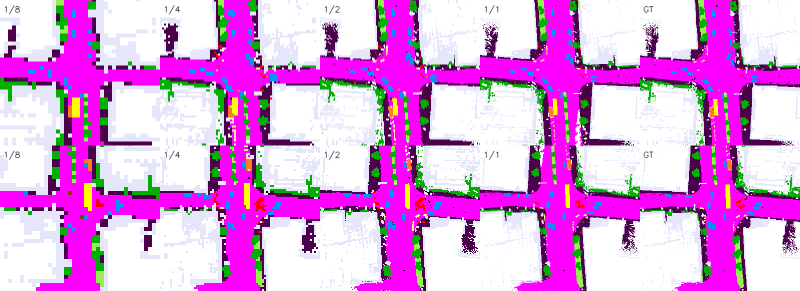
#> input picture docs/paper/ICLR2027/Fig3-recursive.png, 1600 x 582 px, given in place of teaser.png, which was not available (shown at 1/2 size)
$ python draw_roadocc_framework.py
#> lines starting #> are read from the running program, lines starting #| are printed output that depends on the picture; pictures that were not available may be replaced by others from this repository, and a replacement may not be noted
#!/usr/bin/env python3
"""Draw the code-backed RoadOcc framework as an editable SVG.

The diagram is intentionally generated from repository facts rather than from
an image prompt.  Existing diagnostic panels are embedded as small execution
traces while labels, modules, arrows, and route semantics remain vector-native.
"""

from __future__ import annotations

import argparse
import base64
import html
import io
import json
import subprocess
import tempfile
from pathlib import Path

from PIL import Image


CANVAS_W = 1800
CANVAS_H = 525

INK = "#1F2937"
MUTED = "#5F6B7A"
LINE = "#A8B3C2"
LIGHT_LINE = "#D7DEE8"
PANEL_BG = "#FFFFFF"
PAGE_BG = "#FFFFFF"

NEUTRAL = "#64748B"
NEUTRAL_FILL = "#F3F6F9"
ENCODER = "#6E628F"
ENCODER_FILL = "#F3F0F8"
DCA = "#2F6F9F"
DCA_FILL = "#EAF3F9"
VVE = "#C7781C"
VVE_FILL = "#FFF3E3"
PERSIST = "#2D7DD2"
PERSIST_FILL = "#EAF3FC"
TRANSPORT = "#E99214"
TRANSPORT_FILL = "#FFF2DD"
REFRESH = "#2EAD65"
REFRESH_FILL = "#E9F8F0"
VDSF = "#27887A"
VDSF_FILL = "#E9F7F4"


def esc(value: str) -> str:
    return html.escape(value, quote=True)


# [5 lines left out: function png_data_uri, not called in this run]


def run_checked(command: list[str]) -> None:
    subprocess.run(command, check=True)
#> (this line was passed over: subprocess is not available in this run)


def load_existing_traces(paper_dir: Path) -> dict[str, Image.Image]:
    """Load camera and model traces without altering their semantic content."""
    with tempfile.TemporaryDirectory(prefix="roadocc-framework-") as tmp:
        tmp_dir = Path(tmp)
        teaser_prefix = tmp_dir / "teaser"
        run_checked([
            "pdftoppm", "-png", "-r", "300", "-singlefile",
            str(paper_dir / "Fig0-ptrteaser.pdf"), str(teaser_prefix)
        ])
        teaser = Image.open(teaser_prefix.with_suffix(".png")).convert("RGB")
#> teaser is the input picture: PIL image 1600x582 RGB; mean R, G, B 219.8, 157.7, 222.5
        width, height = teaser.size
#> width = 1600; height = 582
        # Panel (a) is the upper-left third of the validated teaser.  Exclude
        # the panel title because the framework supplies its own vector label.
        cameras = teaser.crop((0, int(0.055 * height),
                               int(0.333 * width), int(0.49 * height)))
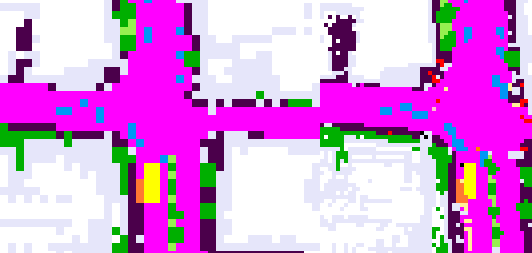
#> cameras: PIL image 532x253 RGB; mean R, G, B 213.9, 145.8, 218.5
        camera_fov = teaser.crop((int(0.333 * width), int(0.055 * height),
                                  int(0.666 * width), int(0.49 * height)))
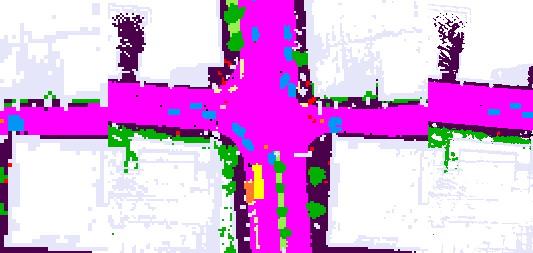
#> camera_fov: PIL image 533x253 RGB; mean R, G, B 220.9, 169.8, 225.7

        panel_prefix = tmp_dir / "trace"
        execution_trace = paper_dir / "figures" / "roadocc_core_mechanism.pdf"
        run_checked([
            "pdfimages", "-png", str(execution_trace), str(panel_prefix)
        ])
        panels = []
        for path in sorted(tmp_dir.glob("trace-*.png")):
            panels.append(Image.open(path).convert("RGB"))
        if len(panels) != 8:
#> (the run stopped early here; a loop or call above may not have finished)

$ run again, on docs/paper/ICLR2027/Fig5-ptrcontrol.png
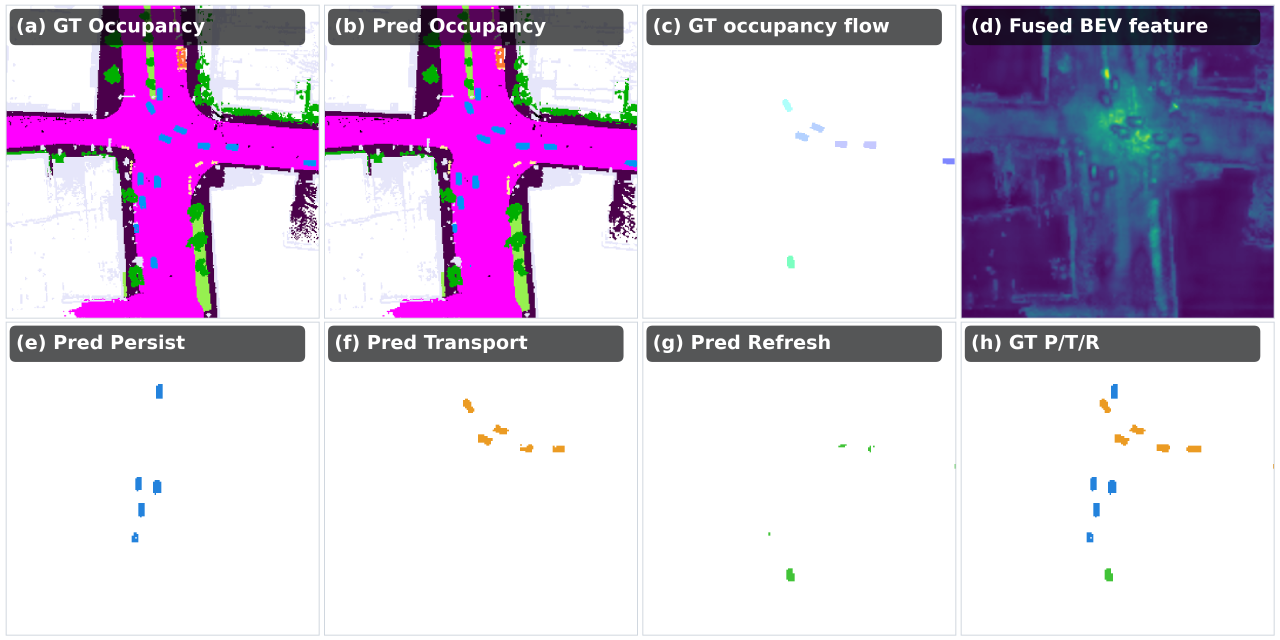
#> input picture docs/paper/ICLR2027/Fig5-ptrcontrol.png, 3840 x 1920 px, given in place of teaser.png, which was not available (shown at 1/3 size)
#> in load_existing_traces, `cameras = teaser.crop((0, int(0.055 * height), int(0.333 * width), int..`:
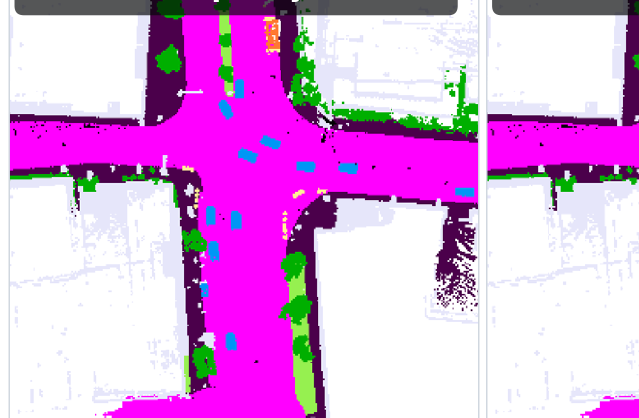
#> cameras: PIL image 1278x835 RGB (shown at 1/2 size); mean R, G, B 220, 161.4, 223.2
#> in load_existing_traces, `camera_fov = teaser.crop((int(0.333 * width), int(0.055 * height), int..`:
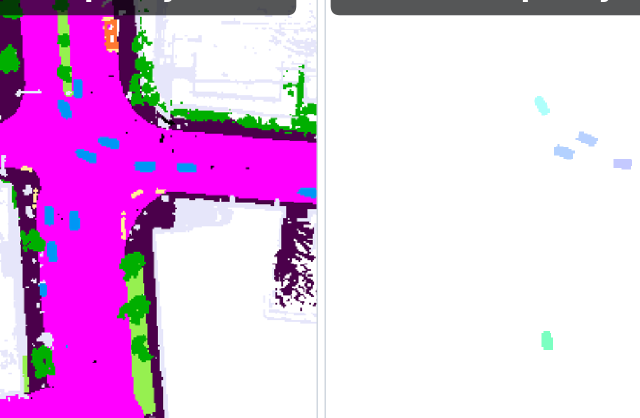
#> camera_fov: PIL image 1279x835 RGB (shown at 1/2 size); mean R, G, B 228.6, 184.8, 230.6
